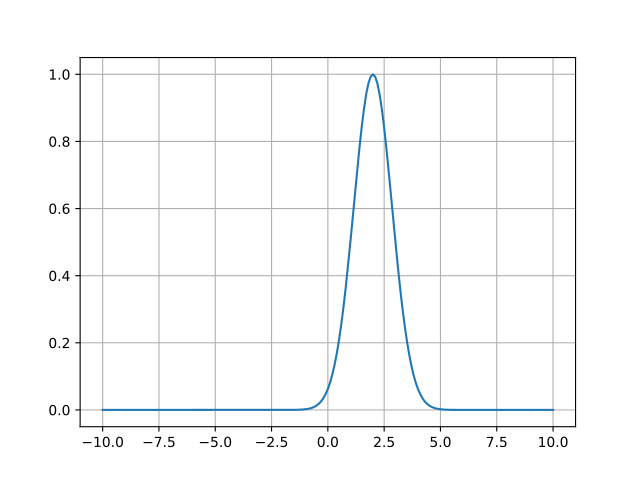

This figure's Python source:
import numpy as np
import matplotlib.pyplot as plt
from fitspy.models import gaussian

x = np.linspace(-10, 10, 201)
y = gaussian(x, ampli=1, fwhm=2, x0=2)
plt.figure()
plt.grid()
plt.plot(x, y)
